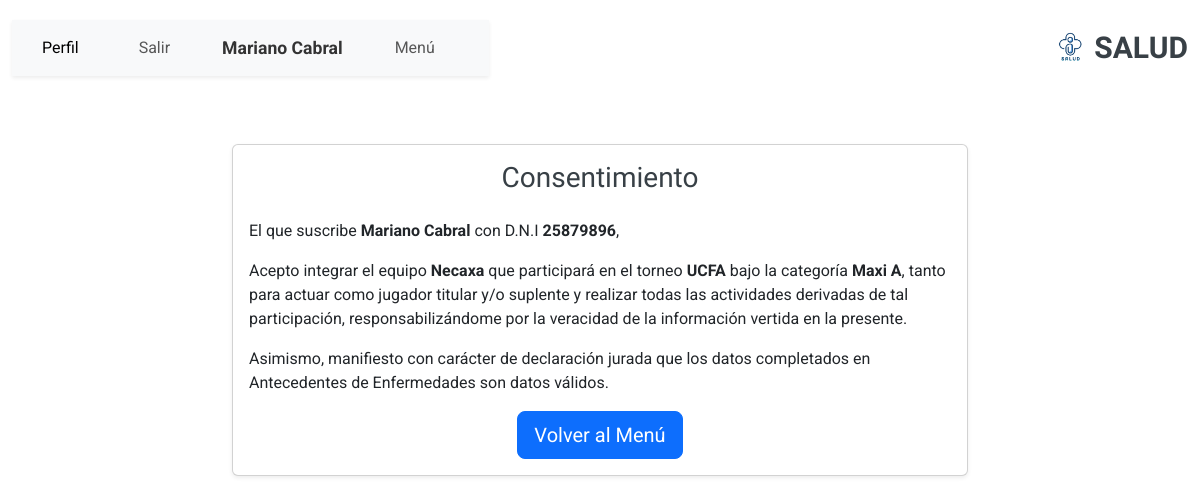
Page /registro-medico/actualizar_consentimiento/11/ (signed in) on the committed database.
### account/models.py (models this page shows, shortened)
class Profile(models.Model):
    user = models.OneToOneField(settings.AUTH_USER_MODEL, on_delete=models.CASCADE)
    nombre = models.CharField(max_length=30, blank=True, null=True)
    apellido = models.CharField(max_length=30, blank=True, null=True)
    dni = models.CharField(max_length=15, blank=True, null=True)
    fecha_nacimiento = models.DateField(blank=True, null=True)
    email = models.EmailField(max_length=254, unique=True)
    rol = models.CharField(
        max_length=20,
        choices=[
            ('jugador', 'Jugador'),  # Valor predeterminado actualizado a "jugador"
            ('medico', 'Médico'),
            ('representante', 'Representante'),
        ],
        default='jugador'
    )
    class Meta:
        ordering = ['user__username']

### persona/models.py (models this page shows, shortened)
class JugadorCategoriaEquipo(models.Model):
    jugador = models.ForeignKey(Jugador, on_delete=models.CASCADE)
    categoria_equipo = models.ForeignKey(CategoriaEquipo, on_delete=models.CASCADE, related_name='jugadores')
    class Meta:
        db_table = 'jugador_categoria_equipo'

class CategoriaEquipo(models.Model):
    categoria = models.ForeignKey(Categoria, on_delete=models.CASCADE, related_name='categoria_equipos')
    equipo = models.ForeignKey(Equipo, on_delete=models.CASCADE, related_name='categoria_equipos')
    class Meta:
        db_table = 'categoria_equipo'
        unique_together = ('categoria', 'equipo')

class Equipo(models.Model):
    nombre = models.CharField(max_length=45)
    class Meta:
        db_table = 'equipo'  # Nombre de la tabla en la base de datos

class Categoria(models.Model):
    nombre = models.CharField(max_length=45)
    torneo = models.ForeignKey(Torneo, on_delete=models.CASCADE, related_name='categorias')
    class Meta:
        db_table = 'categorias'  # Nombre de la tabla en la base de datos
    def __str__(self):
        return self.nombre

class Torneo(models.Model):
    nombre = models.CharField(max_length=100, verbose_name='Nombre')
    descripcion = models.TextField(verbose_name='Descripción',null=True, blank=True)
    direccion = models.CharField(max_length=255, verbose_name='Dirección', null=True, blank=True)
    telefono = models.CharField(max_length=15, verbose_name='Teléfono', null=True, blank=True)
    imagen = models.ImageField(upload_to='imagenes/', null=True, blank=True, verbose_name='Imagen')
    def __str__(self):
        return self.nombre

### RegistroMedico/views.py (the view, shortened to what this page needs)
# urls.py: path('actualizar_consentimiento/<int:pk>/', ActualizarConsentimientoView.as_view(), name='consentimiento'),
class ActualizarConsentimientoView(UpdateView):
    model = RegistroMedico
    fields = ['consentimiento_persona']
    template_name = 'registro_medico/consentimiento.html'
    success_url = reverse_lazy('menu_jugador')
    def get_context_data(self, **kwargs):
        context = super().get_context_data(**kwargs)
        profile = self.request.user.profile
        context['profile'] = profile  # Pasar el perfil al contexto
        ficha_medica = self.get_object()  # Obtiene la instancia actual de RegistroMedico
        context['ficha_medica'] = ficha_medica  # Pasar la ficha médica al contexto
        jugador = ficha_medica.jugador  # Aquí asumimos que hay una relación de OneToOne o ForeignKey en RegistroMedico
        context['jugador_info'] = jugador  # Pasar información del jugador al contexto
        if jugador:
            categorias = JugadorCategoriaEquipo.objects.filter(jugador=jugador)
            context['categorias_equipo'] = categorias  # Pasar las categorías al contexto
        print(f"Ficha médica pk: {ficha_medica.pk}")
        return context

### RegistroMedico/templates/registro_medico/consentimiento.html (shortened to what this page needs)
{% extends 'core/base.html' %}
{% load static %}
{% load widget_tweaks %}
{% block content %}
<div class="container mt-5">
    <div class="row justify-content-center">
        <div class="col-md-8">
            <div class="card shadow-sm">
                <div class="card-body">
                    <h3 class="text-center mb-4">Consentimiento</h3>
                    <p class="text-justify">El que suscribe <strong class="font-size-lg">{{ profile.nombre }} {{ profile.apellido }}</strong> con D.N.I <strong class="font-size-lg">{{ profile.dni }}</strong>,</p>
                    {% for categoria_equipo in categorias_equipo %}
                        <p class="text-justify">
                            Acepto integrar el equipo <strong class="font-size-lg">{{ categoria_equipo.categoria_equipo.equipo.nombre }}</strong> que participará en el torneo <strong class="font-size-lg">{{ categoria_equipo.categoria_equipo.categoria.torneo }}</strong> bajo la categoría <strong class="font-size-lg">{{ categoria_equipo.categoria_equipo.categoria }}</strong>,
                            tanto para actuar como jugador titular y/o suplente y realizar todas las actividades derivadas de tal
                            participación, responsabilizándome por la veracidad de la información vertida en la presente.
                        </p>
                        <p class="text-justify">
                            Asimismo, manifiesto con carácter de declaración jurada que los datos completados en Antecedentes de Enfermedades son datos válidos.
                        </p>
                    {% empty %}
                        <p class="text-justify">No hay categorías de equipo disponibles.</p>
                    {% endfor %}
                    <div class="form-group text-center">
                        {% if ficha_medica.consentimiento_persona %}
                            <a href="{% url 'menu_jugador' %}" class="btn btn-primary btn-lg">Volver al Menú</a>
                        {% else %}
                            <a href="{% url 'menu_jugador' %}" class="btn btn-danger btn-lg">Cancelar</a>
                            <button type="button" class="btn btn-success btn-lg" data-toggle="modal" data-target="#confirmModal">Aceptar</button>
                        {% endif %}
                    </div>
                </div>
            </div>
        </div>
    </div>
</div>
{% endblock %}

### core/templates/core/base.html (shortened to what this page needs)
<!DOCTYPE html>
<html lang="en">
<head>
    {% load static %}
    <link rel="stylesheet" href="https://cdnjs.cloudflare.com/ajax/libs/font-awesome/5.15.4/css/all.min.css">
    <link href="https://cdn.jsdelivr.net/npm/bootstrap@5.3.0-alpha1/dist/css/bootstrap.min.css" rel="stylesheet">
    <link href="{% static 'core/vendor/bootstrap/css/bootstrap.min.css' %}" rel="stylesheet">
    <link href="{% static 'core/vendor/bootstrap-icons/bootstrap-icons.css' %}" rel="stylesheet">
    <link href="{% static 'core/vendor/aos/aos.css' %}" rel="stylesheet">
    <link href="{% static 'core/vendor/glightbox/css/glightbox.min.css' %}" rel="stylesheet">
    <link href="{% static 'core/vendor/swiper/swiper-bundle.min.css' %}" rel="stylesheet">
    <link href="{% static 'core/css/main.css' %}" rel="stylesheet">
</head>
<body class="index-page">
    <header id="header" class="header d-flex align-items-center sticky-top">
        <div class="container-fluid position-relative d-flex align-items-center justify-content-between">
            <a href="index.html" class="logo d-flex align-items-center me-auto me-xl-0">
                <img src="{% static 'core/img/logoapp.png' %}" alt="Logo">
                <h1 class="sitename">SALUD</h1>
            </a>
            <nav id="navmenu" class="navbar navbar-expand-lg navbar-light bg-light shadow-sm sticky-top">
                <div class="container-fluid">
                    <div class="collapse navbar-collapse" id="navbarNav">
                        <ul class="navbar-nav ms-auto">
                            {% if request.path != '/account/login/' %}
                                {% if user.is_authenticated %}
                                    <li class="nav-item me-4">
                                        <a href="{% url 'perfil' %}" class="nav-link active">Perfil</a>
                                    </li>
                                    <li class="nav-item me-4">
                                        <button type="button" class="btn btn-link nav-link" data-bs-toggle="modal" data-bs-target="#logoutModal">
                                            Salir
                                        </button>
                                    </li>
                                    <li class="nav-item me-4 align-self-center">
                                        <span class="navbar-text fw-bold">
                                            {{ profile.nombre }} {{ profile.apellido }}
                                        </span>
                                    </li>
                                    {% if profile.rol == 'jugador' %}
                                    <li class="nav-item me-4">
                                        <a href="{% url 'menu_jugador' %}" class="nav-link">Menú</a>
                                    </li>
                                    {% endif %}
                                {% endif %}
                            {% endif %}
                        </ul>
                    </div>
                </div>
            </nav>
        </div>
    </header>
    {% block content %}{% endblock %}
</body>
</html>

### core/static/core/css/main.css (style rules this page uses)
:root { --default-font: "Roboto", system-ui, -apple-system, "Segoe UI", Roboto, "Helvetica Neue", Arial, "Noto Sans", "Liberation Sans", sans-serif, "Apple Color Emoji", "Segoe UI Emoji", "Segoe UI Symbol", "Noto Color Emoji"; --heading-font: "Raleway", sans-serif; --nav-font: "Poppins", sans-serif; }
:root { --background-color: #ffffff; --default-color: #444444; --heading-color: #384046; --accent-color: #3498db; --surface-color: #ffffff; --contrast-color: #ffffff; }
:root { --nav-color: #444444; --nav-hover-color: #3498db; --nav-mobile-background-color: #ffffff; --nav-dropdown-background-color: #ffffff; --nav-dropdown-color: #444444; --nav-dropdown-hover-color: #3498db; }
:root { scroll-behavior: smooth; }
body { color: var(--default-color); background-color: var(--background-color); font-family: var(--default-font); }
a { color: var(--accent-color); text-decoration: none; transition: 0.3s; }
h1, h2, h3, h4, h5, h6 { color: var(--heading-color); font-family: var(--heading-font); }
.header { color: var(--default-color); background-color: var(--background-color); padding: 20px 0; transition: all 0.5s; z-index: 997; }
.header .logo { line-height: 1; }
.header .logo img { max-height: 36px; margin-right: 8px; }
.header .logo h1 { font-size: 30px; margin: 0; font-weight: 700; color: var(--heading-color); }
@media (max-width: 1200px) { .header .logo { order: 1; } }
.navbar-nav .nav-link { transition: transform 0.3s ease; }
#navmenu { background-color: #f8f9fa; }
#navmenu .navbar-text { color: #333; font-size: 1.1rem; }
#navmenu .nav-item { padding: 0 10px; }

### rows in the picture
Profile: nombre "Mariano", apellido "Cabral", dni "25879896"
JugadorCategoriaEquipo: categoria_equipo.equipo.nombre "Necaxa", categoria_equipo.categoria.torneo "UCFA", categoria_equipo.categoria "Maxi A"
